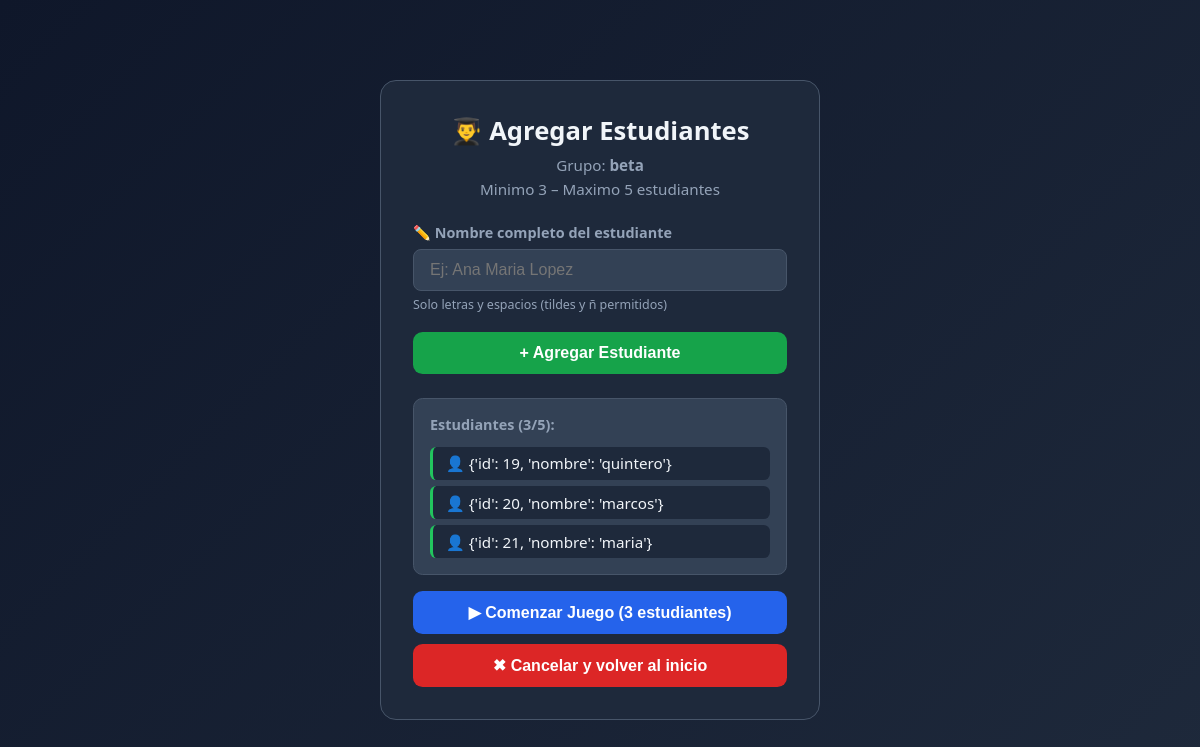
Page /agregar_estudiantes (signed in) on the committed database.
### tables this page shows
CREATE TABLE estudiantes (
            id INTEGER PRIMARY KEY AUTOINCREMENT,
            grupo_id INTEGER NOT NULL,
            nombre_estudiante TEXT NOT NULL,
            FOREIGN KEY (grupo_id) REFERENCES grupos(id)
        );

### app.py (the view, shortened to what this page needs)
@app.route("/agregar_estudiantes", methods=["GET", "POST"])
def agregar_estudiantes():
    if "grupo_id" not in session:
        return redirect(url_for("index"))
    gid = session["grupo_id"]
    nombre_grupo = session["nombre_grupo"]
    error = mensaje = None
    conn = get_db(); c = conn.cursor()
    c.execute("SELECT id, nombre_estudiante FROM estudiantes WHERE grupo_id=?", (gid,))
    estudiantes = [{"id": r["id"], "nombre": r["nombre_estudiante"]} for r in c.fetchall()]
    conn.close()
    return render_template("agregar_estudiantes.html",
                           nombre_grupo=nombre_grupo, estudiantes=estudiantes,
                           error=error, mensaje=mensaje)

### app.py (called while the page is built)
def get_db():
    conn = sqlite3.connect(DATABASE)
    conn.row_factory = sqlite3.Row
    return conn

### templates/agregar_estudiantes.html (shortened to what this page needs)
<!DOCTYPE html>
<html lang="es">
<head>
    <link rel="stylesheet" href="{{ url_for('static', filename='style.css') }}">
</head>
<body class="pantalla-form">
    <div class="form-container">
        <div class="form-header">
            <h2>👨‍🎓 Agregar Estudiantes</h2>
            <p>Grupo: <strong>{{ nombre_grupo }}</strong></p>
            <p class="regla-texto">Minimo 3 – Maximo 5 estudiantes</p>
        </div>
        {% if estudiantes|length < 5 %}
        <form method="POST">
            <div class="campo-form">
                <label>✏️ Nombre completo del estudiante</label>
                <input type="text" name="nombre_estudiante" placeholder="Ej: Ana Maria Lopez"
                       pattern="^[A-Za-zÁÉÍÓÚáéíóúÑñ ]+$"
                       title="Solo letras y espacios" required autofocus>
                <small>Solo letras y espacios (tildes y ñ permitidos)</small>
            </div>
            <button type="submit" class="btn btn-secundario btn-full">+ Agregar Estudiante</button>
        </form>
        {% else %}
        <div class="alerta alerta-info">Maximo de 5 estudiantes alcanzado.</div>
        {% endif %}
        <div class="lista-estudiantes">
            <h3>Estudiantes ({{ estudiantes|length }}/5):</h3>
            {% if estudiantes %}
            <ul class="estudiantes-lista">
                {% for est in estudiantes %}<li>👤 {{ est }}</li>{% endfor %}
            </ul>
            {% else %}
            <p class="sin-estudiantes">Aun no hay estudiantes.</p>
            {% endif %}
        </div>
        <form method="POST" style="margin-top:1rem">
            <button type="submit" class="btn btn-primario btn-full"
                {% if estudiantes|length < 3 %}disabled{% endif %}>
                {% if estudiantes|length < 3 %}
                    Faltan {{ 3 - estudiantes|length }} estudiante(s) mas
                {% else %}
                    ▶ Comenzar Juego ({{ estudiantes|length }} estudiantes)
                {% endif %}
            </button>
        </form>
        <form method="POST" action="{{ url_for('cancelar_registro') }}" style="margin-top:0.6rem"
              onsubmit="return confirm('Seguro? Se cancelara el registro y se borrara el grupo.')">
            <button type="submit" class="btn btn-peligro btn-full">
                ✖ Cancelar y volver al inicio
            </button>
        </form>
    </div>
</body>
</html>

### static/style.css (style rules this page uses)
:root { --color-primario: #2563eb; --color-primario-hover: #1d4ed8; --color-secundario: #16a34a; --color-peligro: #dc2626; --color-info: #0891b2; --color-fondo: #0f172a; --color-fondo-card: #1e293b; --color-fondo-card2: #334155; --color-texto: #f1f5f9; --color-texto-suave: #94a3b8; --color-borde: #475569; --amarillo: #f59e0b; --verde: #22c55e; --rojo: #ef4444; --azul-claro: #38bdf8; }
* { margin: 0; padding: 0; box-sizing: border-box; }
body { font-family: 'Segoe UI', Tahoma, Geneva, Verdana, sans-serif; background-color: var(--color-fondo); color: var(--color-texto); min-height: 100vh; }
.btn { display: inline-block; padding: 0.75rem 1.5rem; border-radius: 0.6rem; font-size: 1rem; font-weight: 600; text-decoration: none; cursor: pointer; border: none; transition: all 0.2s ease; text-align: center; }
.btn-primario { background: var(--color-primario); color: white; }
.btn-secundario { background: var(--color-secundario); color: white; }
.btn-peligro { background: var(--color-peligro); color: white; }
.btn-full { width: 100%; display: block; }
.pantalla-form { display: flex; align-items: center; justify-content: center; min-height: 100vh; padding: 1rem; background: linear-gradient(135deg, #0f172a 0%, #1e293b 100%); }
.form-container { background: var(--color-fondo-card); border: 1px solid var(--color-borde); border-radius: 1rem; padding: 2rem; width: 100%; max-width: 440px; }
.form-header { text-align: center; margin-bottom: 1.5rem; }
.form-header h2 { font-size: 1.6rem; margin-bottom: 0.4rem; }
.form-header p { color: var(--color-texto-suave); font-size: 0.95rem; }
.campo-form { margin-bottom: 1.2rem; }
.campo-form label { display: block; font-size: 0.9rem; font-weight: 600; margin-bottom: 0.4rem; color: var(--color-texto-suave); }
.campo-form input { width: 100%; padding: 0.7rem 1rem; background: var(--color-fondo-card2); border: 1px solid var(--color-borde); border-radius: 0.5rem; color: var(--color-texto); font-size: 1rem; transition: border-color 0.2s; }
.campo-form small { color: var(--color-texto-suave); font-size: 0.78rem; margin-top: 0.3rem; display: block; }
.lista-estudiantes { margin-top: 1.5rem; padding: 1rem; background: var(--color-fondo-card2); border-radius: 0.6rem; border: 1px solid var(--color-borde); }
.lista-estudiantes h3 { font-size: 0.9rem; color: var(--color-texto-suave); margin-bottom: 0.8rem; }
.estudiantes-lista { list-style: none; display: flex; flex-direction: column; gap: 0.4rem; }
.estudiantes-lista li { padding: 0.4rem 0.8rem; background: var(--color-fondo-card); border-radius: 0.4rem; font-size: 0.95rem; border-left: 3px solid var(--verde); }
.regla-texto { font-size: 0.8rem; color: var(--amarillo); margin-top: 0.3rem; }

### rows in the picture
estudiantes: est "{'id': 19, 'nombre': 'quintero'}"
estudiantes: est "{'id': 20, 'nombre': 'marcos'}"
estudiantes: est "{'id': 21, 'nombre': 'maria'}"

### other values in the picture
{{ nombre_grupo }} "beta"
{{ estudiantes|length }} "3"
